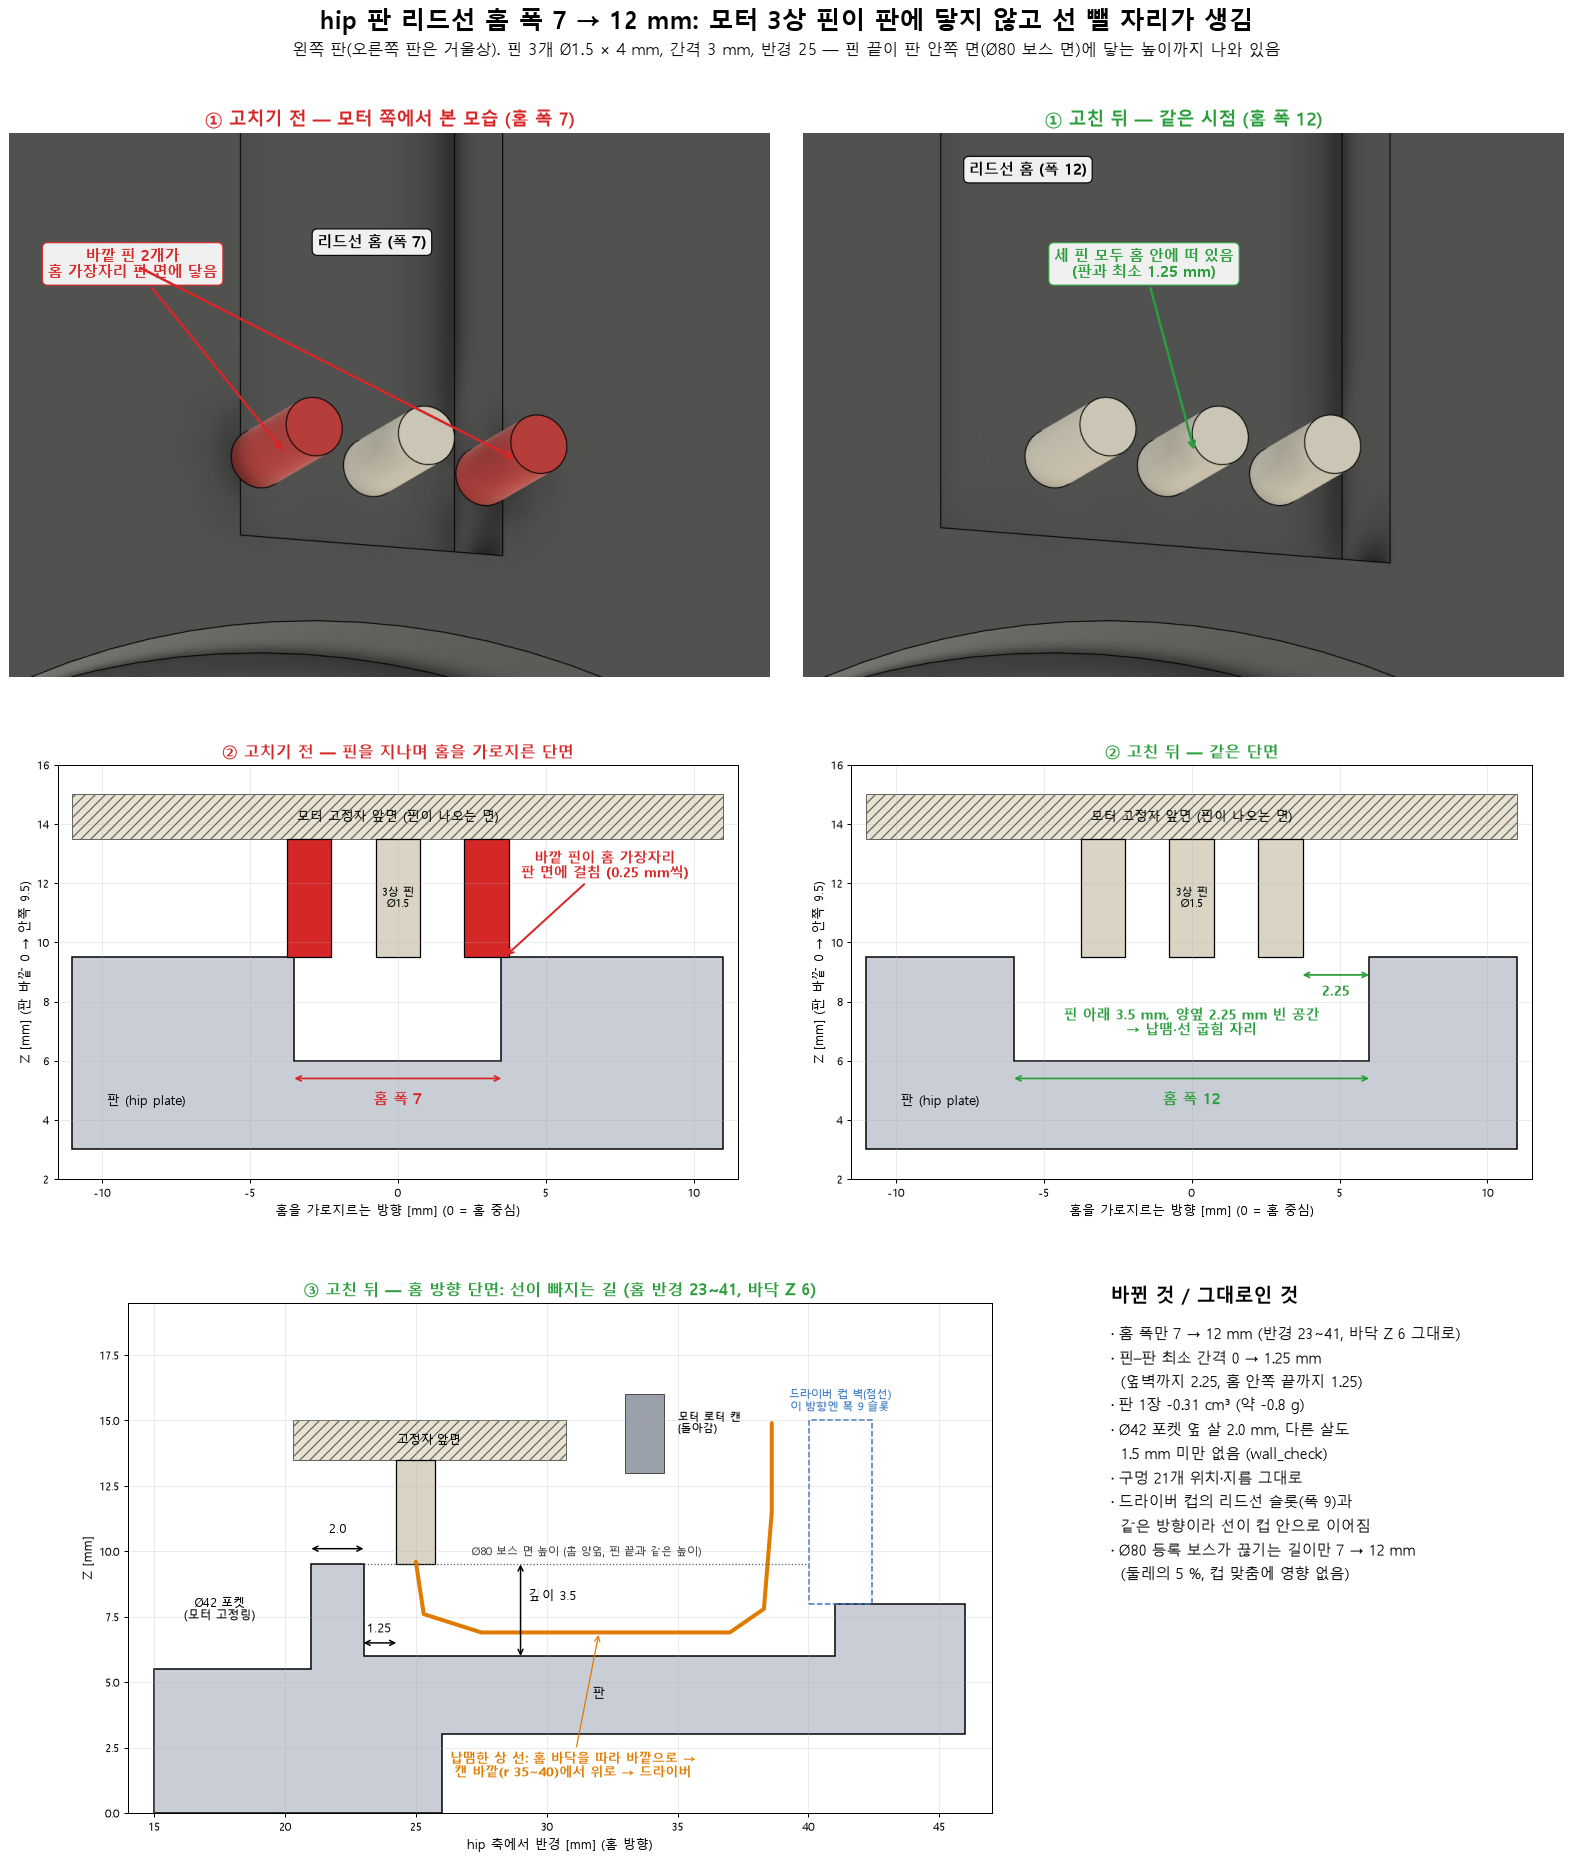

This chart was generated by the following Python code:
"""Hip plate lead groove 7 -> 12 mm wide (10-29): the AKE60's three phase pins (Ø1.5 x 4, r 25 on the lead direction,
3 mm apart, tips on the Ø80 boss face Z 9.5) sat on the edges of the 7 mm groove, leaving no room to solder and
lead the wires off.  Renders from the motor side (lead_groove_renders/, Fusion), a section across the groove through
the pins and one along it.  Explanatory figure, not a manufacturing drawing.  Dimensions in the quote part frame
(Z = 0 outer hub face, 9.5 inner boss face); pin data measured on the AKE60 STEP in the assembly.

    python hip_plate_lead_groove.py [OUT.png]
"""
import pathlib
import sys

import matplotlib
matplotlib.use('Agg')
import matplotlib.pyplot as plt
from matplotlib.patches import FancyBboxPatch, Polygon, Rectangle

HERE = pathlib.Path(__file__).resolve().parent
plt.rcParams['font.family'] = 'Malgun Gothic'
plt.rcParams['axes.unicode_minus'] = False
RED, GREEN, GREY, PIN = '#d62728', '#2a9d3c', '#c9ced6', '#d9d4c4'
PINS = (-3.0, 0.0, 3.0)
PIN_R, PIN_L, R_PIN = 0.75, 4.0, 25.0
FLOOR, BOSS, WEB_IN = 6.0, 9.5, 8.0
G0, G1 = 23.0, 41.0


def render(ax, path, title, colour, notes):
    ax.imshow(plt.imread(path)[250:1000, 250:1300])
    ax.set_axis_off()
    ax.set_title(title, fontsize=14, weight='bold', color=colour)
    for txt, xy, xyt, c in notes:
        ax.annotate(txt, (xy[0] - 250, xy[1] - 250), (xyt[0] - 250, xyt[1] - 250), fontsize=12, color=c, weight='bold',
                    ha='center', va='center', bbox=dict(fc='white', ec=c, alpha=0.92, boxstyle='round,pad=0.35'),
                    arrowprops=dict(arrowstyle='->', color=c, lw=2.0) if xy != xyt else None)


def across(ax, width, colour, title):
    """Section across the groove at r 25, looking outward along the groove (pins in section)."""
    h = width / 2
    plate = [(-11, 3.0), (11, 3.0), (11, BOSS), (h, BOSS), (h, FLOOR), (-h, FLOOR), (-h, BOSS), (-11, BOSS)]
    ax.add_patch(Polygon(plate, closed=True, fc=GREY, ec='k', lw=1.2))
    ax.text(-8.5, 4.5, '판 (hip plate)', fontsize=10, ha='center')
    ax.add_patch(Rectangle((-11, BOSS + PIN_L), 22, 1.5, fc='#e8e2d0', ec='0.4', lw=0.8, hatch='///'))
    ax.text(0, BOSS + PIN_L + 0.75, '모터 고정자 앞면 (핀이 나오는 면)', fontsize=10, ha='center', va='center')
    for a in PINS:
        hit = abs(a) + PIN_R > h
        ax.add_patch(Rectangle((a - PIN_R, BOSS), 2 * PIN_R, PIN_L, fc=RED if hit else PIN, ec='k', lw=1.0))
    ax.text(0, BOSS + 2.0, '3상 핀\nØ1.5', fontsize=9, ha='center', va='center')
    ax.annotate('', (-h, FLOOR - 0.6), (h, FLOOR - 0.6), arrowprops=dict(arrowstyle='<->', color=colour, lw=1.4,
                                                                         shrinkA=0, shrinkB=0))
    ax.text(0, FLOOR - 1.3, '홈 폭 %.0f' % width, color=colour, fontsize=12, weight='bold', ha='center', va='center')
    if h < 3 + PIN_R:
        ax.annotate('바깥 핀이 홈 가장자리\n판 면에 걸침 (0.25 mm씩)', (3.6, BOSS), (7.0, 12.2), fontsize=11, color=RED,
                    weight='bold', ha='center', arrowprops=dict(arrowstyle='->', color=RED, lw=1.6))
    else:
        ax.annotate('', (3 + PIN_R, BOSS - 0.6), (h, BOSS - 0.6),
                    arrowprops=dict(arrowstyle='<->', color=colour, lw=1.4, shrinkA=0, shrinkB=0))
        ax.text((3 + PIN_R + h) / 2, BOSS - 1.3, '%.2f' % (h - 3 - PIN_R), color=colour, fontsize=11.5, weight='bold',
                ha='center')
        ax.text(0, 7.3, '핀 아래 3.5 mm, 양옆 %.2f mm 빈 공간\n→ 납땜·선 굽힘 자리' % (h - 3 - PIN_R), color=colour,
                fontsize=11, weight='bold', ha='center', va='center')
    ax.set_xlim(-11.5, 11.5); ax.set_ylim(2.0, 16.0); ax.set_aspect('equal')
    ax.set_xlabel('홈을 가로지르는 방향 [mm] (0 = 홈 중심)', fontsize=10)
    ax.set_ylabel('Z [mm] (판 바깥 0 → 안쪽 9.5)', fontsize=10)
    ax.set_title(title, fontsize=13, weight='bold', color=colour)
    ax.grid(alpha=0.25); ax.tick_params(labelsize=9)


def along(ax):
    """Section along the groove axis (after): pocket, 2 mm wall, groove, pin, stator front, bell rim, wire path."""
    plate = [(15, 0.0), (26, 0.0), (26, 3.0), (46, 3.0), (46, WEB_IN), (G1, WEB_IN), (G1, FLOOR), (G0, FLOOR),
             (G0, BOSS), (21.006, BOSS), (21.006, 5.5), (15, 5.5)]
    ax.add_patch(Polygon(plate, closed=True, fc=GREY, ec='k', lw=1.2))
    ax.add_patch(Rectangle((20.3, BOSS + PIN_L), 10.45, 1.5, fc='#e8e2d0', ec='0.4', lw=0.8, hatch='///'))
    ax.text(25.5, BOSS + PIN_L + 0.75, '고정자 앞면', fontsize=9.5, ha='center', va='center')
    ax.add_patch(Rectangle((R_PIN - PIN_R, BOSS), 2 * PIN_R, PIN_L, fc=PIN, ec='k', lw=1.0))
    ax.add_patch(Rectangle((33.0, BOSS + 3.5), 1.5, 3.0, fc='#9aa0aa', ec='0.3', lw=0.8))
    ax.text(35.0, BOSS + 5.4, '모터 로터 캔\n(돌아감)', fontsize=9, ha='left', va='center')
    ax.add_patch(Rectangle((40.02, WEB_IN), 2.4, 7.0, fc='none', ec='#3a78c2', lw=1.2, ls='--'))
    ax.text(41.2, WEB_IN + 7.3, '드라이버 컵 벽(점선)\n이 방향엔 폭 9 슬롯', fontsize=9, ha='center', va='bottom',
            color='#3a78c2')
    path = [(R_PIN, BOSS + 0.1), (R_PIN + 0.3, 7.6), (27.5, 6.9), (37.0, 6.9), (38.3, 7.8), (38.6, BOSS + 2.0),
            (38.6, BOSS + 5.4)]
    xs, ys = zip(*path)
    ax.plot(xs, ys, color='#e07b00', lw=3.2, solid_capstyle='round')
    ax.annotate('납땜한 상 선: 홈 바닥을 따라 바깥으로 →\n캔 바깥(r 35~40)에서 위로 → 드라이버', (32.0, 6.9), (31.0, 1.4),
                fontsize=10.5, color='#e07b00', weight='bold', ha='center', arrowprops=dict(arrowstyle='->', color='#e07b00'))
    ax.annotate('', (21.006, BOSS + 0.6), (G0, BOSS + 0.6), arrowprops=dict(arrowstyle='<->', lw=1.2, shrinkA=0, shrinkB=0))
    ax.text(22.0, BOSS + 1.2, '2.0', fontsize=10, ha='center')
    ax.annotate('', (G0, FLOOR + 0.5), (R_PIN - PIN_R, FLOOR + 0.5), arrowprops=dict(arrowstyle='<->', lw=1.2,
                                                                                  shrinkA=0, shrinkB=0))
    ax.text(23.6, FLOOR + 0.9, '1.25', fontsize=10, ha='center')
    ax.plot([G0, 40.0], [BOSS, BOSS], color='0.35', lw=1.0, ls=':')
    ax.text(31.5, BOSS + 0.35, 'Ø80 보스 면 높이 (홈 양옆, 핀 끝과 같은 높이)', fontsize=9, ha='center', color='0.3')
    ax.annotate('', (29.0, FLOOR), (29.0, BOSS), arrowprops=dict(arrowstyle='<->', lw=1.2, shrinkA=0, shrinkB=0))
    ax.text(29.3, 8.3, '깊이 3.5', fontsize=10, ha='left', va='center')
    ax.text(17.5, 7.4, 'Ø42 포켓\n(모터 고정링)', fontsize=9.5, ha='center')
    ax.text(32.0, 4.4, '판', fontsize=10, ha='center')
    ax.set_xlim(14, 47); ax.set_ylim(0, 19.5); ax.set_aspect('equal')
    ax.set_xlabel('hip 축에서 반경 [mm] (홈 방향)', fontsize=10)
    ax.set_ylabel('Z [mm]', fontsize=10)
    ax.set_title('③ 고친 뒤 — 홈 방향 단면: 선이 빠지는 길 (홈 반경 23~41, 바닥 Z 6)', fontsize=13, weight='bold',
                 color=GREEN)
    ax.grid(alpha=0.25); ax.tick_params(labelsize=9)


def main():
    out = sys.argv[1] if len(sys.argv) > 1 else HERE / 'hip_plate_lead_groove.png'
    rd = HERE / 'lead_groove_renders'
    fig = plt.figure(figsize=(18, 21))
    fig.text(0.5, 0.995, 'hip 판 리드선 홈 폭 7 → 12 mm: 모터 3상 핀이 판에 닿지 않고 선 뺄 자리가 생김', ha='center',
             va='top', fontsize=20, weight='bold')
    fig.text(0.5, 0.977, '왼쪽 판(오른쪽 판은 거울상). 핀 3개 Ø1.5 × 4 mm, 간격 3 mm, 반경 25 — 핀 끝이 판 안쪽 면(Ø80 보스 면)'
             '에 닿는 높이까지 나와 있음', ha='center', va='top', fontsize=13)
    a = fig.add_axes([0.02, 0.62, 0.47, 0.33])
    render(a, rd / 'pins_before.png', '① 고치기 전 — 모터 쪽에서 본 모습 (홈 폭 7)', RED,
           [('바깥 핀 2개가\n홈 가장자리 판 면에 닿음', (630, 690), (420, 430), RED),
            ('', (950, 700), (420, 430), RED),
            ('리드선 홈 (폭 7)', (750, 400), (750, 400), 'k')])
    a = fig.add_axes([0.51, 0.62, 0.47, 0.33])
    render(a, rd / 'pins_after.png', '① 고친 뒤 — 같은 시점 (홈 폭 12)', GREEN,
           [('세 핀 모두 홈 안에 떠 있음\n(판과 최소 1.25 mm)', (790, 690), (720, 430), GREEN),
            ('리드선 홈 (폭 12)', (560, 300), (560, 300), 'k')])
    across(fig.add_axes([0.05, 0.37, 0.42, 0.23]), 7.0, RED, '② 고치기 전 — 핀을 지나며 홈을 가로지른 단면')
    across(fig.add_axes([0.54, 0.37, 0.42, 0.23]), 12.0, GREEN, '② 고친 뒤 — 같은 단면')
    along(fig.add_axes([0.06, 0.04, 0.6, 0.27]))
    fig.text(0.70, 0.31, '바뀐 것 / 그대로인 것', fontsize=15, weight='bold')
    fig.text(0.70, 0.30,
             '· 홈 폭만 7 → 12 mm (반경 23~41, 바닥 Z 6 그대로)\n'
             '· 핀–판 최소 간격 0 → 1.25 mm\n'
             '  (옆벽까지 2.25, 홈 안쪽 끝까지 1.25)\n'
             '· 판 1장 -0.31 cm³ (약 -0.8 g)\n'
             '· Ø42 포켓 옆 살 2.0 mm, 다른 살도\n'
             '  1.5 mm 미만 없음 (wall_check)\n'
             '· 구멍 21개 위치·지름 그대로\n'
             '· 드라이버 컵의 리드선 슬롯(폭 9)과\n'
             '  같은 방향이라 선이 컵 안으로 이어짐\n'
             '· Ø80 등록 보스가 끊기는 길이만 7 → 12 mm\n'
             '  (둘레의 5 %, 컵 맞춤에 영향 없음)',
             fontsize=12, va='top', linespacing=1.6)
    fig.savefig(out, dpi=90, bbox_inches='tight')
    print('wrote', out)


if __name__ == '__main__':
    main()
